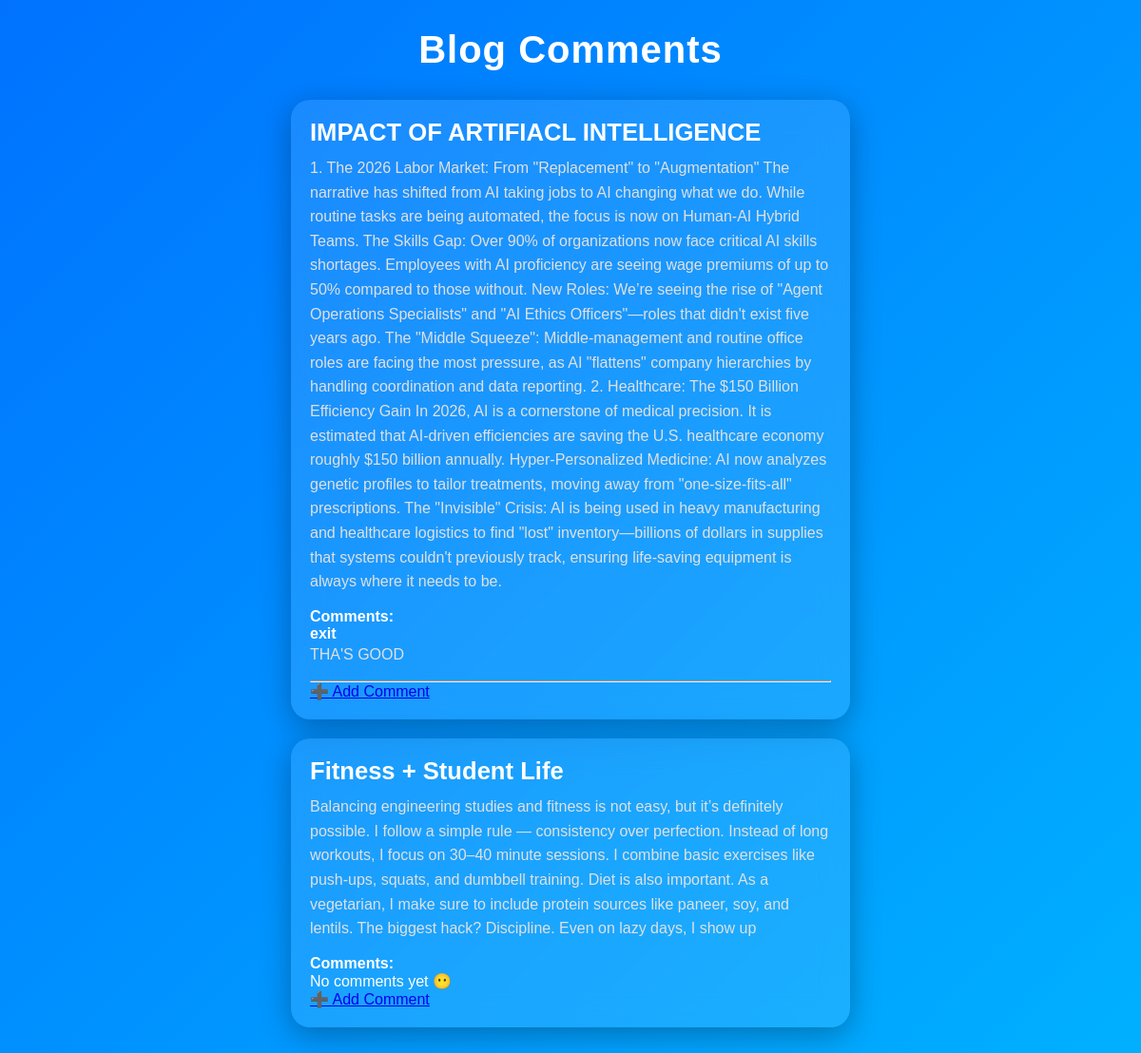
Page /comments/ on the committed database.
### blog/models.py (models this page shows, shortened)
class Post(models.Model):
    title = models.CharField(max_length=100)
    content = models.TextField()
    author = models.ForeignKey(Profile, on_delete=models.CASCADE)
    created = models.DateTimeField(auto_now_add=True)

class Comment(models.Model):
    post = models.ForeignKey(Post, on_delete=models.CASCADE,related_name='comments')
    name=models.CharField(max_length=100)
    text = models.TextField()

### blog/views.py (the view)
# urls.py: path('comments/',views.comments_page,name='comments_page'),
def comments_page(request):
    posts=Post.objects.all()
    context={'posts':posts}
    return render(request,'blog/comment.html',context)

### blog/templates/blog/comment.html (shortened to what this page needs)
<html>
<head>
{% load static %}
        <link rel="stylesheet" href="{% static 'blog/css/style.css' %}">
</head>
<body>
    <div class="container">
        <h1 class="main-title"> Blog Comments</h1>
        {% for post in posts %}
        <div class="blog-card">
            <h2>{{ post.title }}</h2>
            <p class="content">{{ post.content }}</p>
            <h4>Comments:</h4>
            {% for comment in post.comments.all %}
                <div class="comment-box">
                    <p><strong>{{ comment.name }}</strong></p>
                    <p class="content">{{ comment.text }}</p>
                </div>
                <hr>
            {% empty %}
                <p>No comments yet 😶</p>
            {% endfor %}
            <a href="{% url 'add_comment' post.id %}" class="comment-btn">
                ➕ Add Comment
            </a>
        </div>
        {% endfor %}
    </div>
</body>
</html>

### blog/static/blog/css/style.css (style rules this page uses)
* { margin: 0; padding: 0; box-sizing: border-box; }
body { margin: 0; font-family: 'Poppins', sans-serif; background: linear-gradient(-45deg, #1d2671, #c33764, #00c6ff, #0072ff); background-size: 400% 400%; animation: gradientBG 12s ease infinite; color: white; }
.container { width: 90%; max-width: 900px; margin: auto; padding: 30px; }
.main-title { text-align: center; font-size: 2.5rem; margin-bottom: 30px; letter-spacing: 1px; animation: fadeIn 1s ease-in-out; }
.blog-card { background: rgba(255, 255, 255, 0.1); backdrop-filter: blur(15px); border-radius: 20px; padding: 20px; margin: 20px auto; width: 70%; color: white; box-shadow: 0 8px 32px rgba(0,0,0,0.3); transition: 0.3s ease; }
.blog-card h2 { font-size: 1.6rem; margin-bottom: 10px; color: #ffffff; }
.content { font-size: 1rem; line-height: 1.6; color: #e0e0e0; margin-bottom: 15px; }

### rows in the picture
Post: title "IMPACT OF ARTIFIACL INTELLIGENCE", content "1. The 2026 Labor Market: From \"Replacement\" to \"Augmentation\" The narrative has shifted from AI taking jobs to AI changing what we do. While routine tasks are being automated, the focus is now on Human-AI Hybrid Teams. The Skills Gap: Over 90% of organizations now face critical AI skills shortages. Employees with AI proficiency are seeing wage premiums of up to 50% compared to those without. New Roles: We’re seeing the rise of \"Agent Operations Specialists\" and \"AI Ethics Officers\"—roles that didn't exist five years ago. The \"Middle Squeeze\": Middle-management and routine office roles are facing the most pressure, as AI \"flattens\" company hierarchies by handling coordination and data…"
Comment: name "exit", text "THA'S GOOD"
Post: title "Fitness + Student Life", content "Balancing engineering studies and fitness is not easy, but it’s definitely possible. I follow a simple rule — consistency over perfection. Instead of long workouts, I focus on 30–40 minute sessions. I combine basic exercises like push-ups, squats, and dumbbell training. Diet is also important. As a vegetarian, I make sure to include protein sources like paneer, soy, and lentils. The biggest hack? Discipline. Even on lazy days, I show up"
